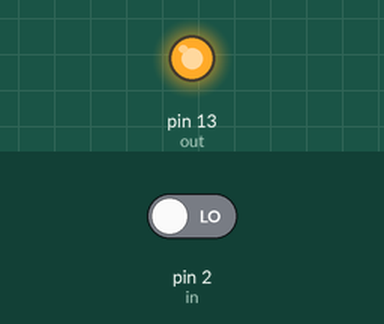
Recording of a sketch running on a simulated Arduino Uno, built with avr-gcc and run on an emulated ATmega328P. Parts: output pins drawn as LEDs (lit = HIGH). Inputs (shaded band) come from the test bench; at power-on: pin 2 (in) LOW.

Above: at 1.2 s.
1.3 s: pin 2 (in) driven HIGH
At 2.6 s:
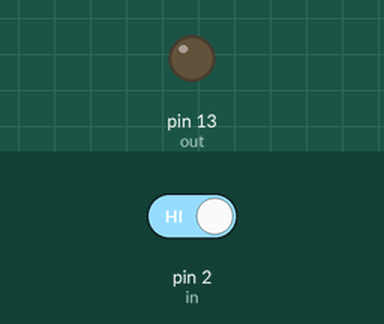
Timing chart, 0 to 4.3 s (numbered marks = the images above; inputs shaded):
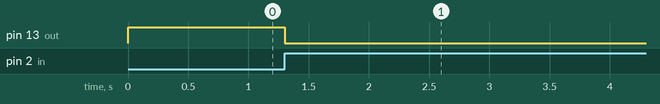

The sketch:

touchSensor.ino
```cpp
int in = 2;
int out = 13;
int state = HIGH;
int r;
int p = LOW;
long time = 0;
long debounce = 200;
void setup()
{
  pinMode(in, INPUT);
  pinMode(out, OUTPUT);
}
void loop()
{
  r = digitalRead(in);
  if (r == HIGH && p == LOW && millis() - time > debounce) {
    if (state == HIGH)
      state = LOW;
    else
      state = HIGH;
    time = millis();
  }
  digitalWrite(out, state);
  p = r;
}
```

Measured:
- after the input at 1.3 s, pin 13 (out): HIGH → LOW at once
